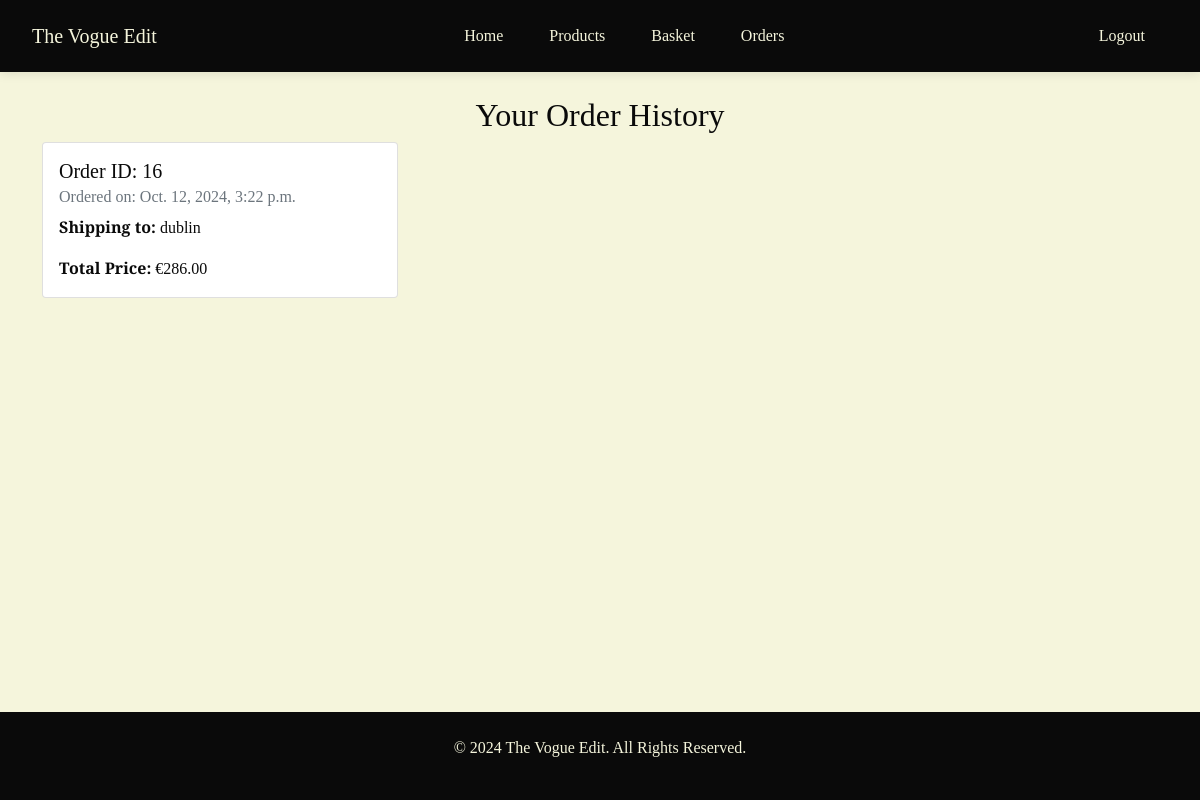
/orderhistory/ (signed in), run on the app's committed database.
### unique/models.py (models this page shows)
class Order(models.Model):
    id = models.AutoField(primary_key=True)
    date_ordered = models.DateTimeField(auto_now_add=True)
    basket_id = models.ForeignKey(Basket, on_delete=models.CASCADE)
    user_id = models.ForeignKey(User, on_delete=models.CASCADE)
    total_price = models.DecimalField(max_digits=6, decimal_places=2, default=0.0)
    shipping_addr = models.TextField(default="")
    payment_info = models.CharField(max_length=150, default="")
    billing_address = models.TextField(default="")

### unique/views.py (the view)
# urls.py: path('orderhistory/', views.previous_orders, name="order_history")
@login_required
def previous_orders(request):
    user = request.user
    orders = Order.objects.filter(user_id=user)
    return render(request, 'previous_orders.html', {'orders':orders})

### unique/templates/previous_orders.html (shortened to what this page needs)
{% extends 'base.html' %}
{% block content %}
    <div class="container my-4">
        <h2 class="text-center">Your Order History</h2>
        {% if orders %}
            <div class="row">
                {% for ord in orders %}
                    <div class="col-md-4 mb-4">
                        <div class="card">
                            <div class="card-body">
                                <h5 class="card-title">Order ID: {{ ord.id }}</h5>
                                <h6 class="card-subtitle mb-2 text-muted">Ordered on: {{ ord.date_ordered }}</h6>
                                <p class="card-text"><strong>Shipping to:</strong> {{ ord.shipping_addr }}</p>
                                <p class="card-text"><strong>Total Price:</strong> €{{ ord.total_price }}</p>
                            </div>
                        </div>
                    </div>
                {% endfor %}
            </div>
        {% else %}
            <div class="alert alert-info text-center">
                <p>You have no orders yet.</p>
            </div>
        {% endif %}
    </div>
{% endblock %}

### unique/static/css/styles.css (style rules this page uses)
html, body { height: 100%; margin: 0; overflow-x: hidden; display: flex; flex-direction: column; }
body { font-family: 'Playfair Display', serif; background-color: #F5F5DC; color: #0A0A0A; flex: 1; }

### data on the page
Order: id "16", date_ordered "Oct. 12, 2024, 3:22 p.m.", shipping_addr "dublin", total_price "286.00"
